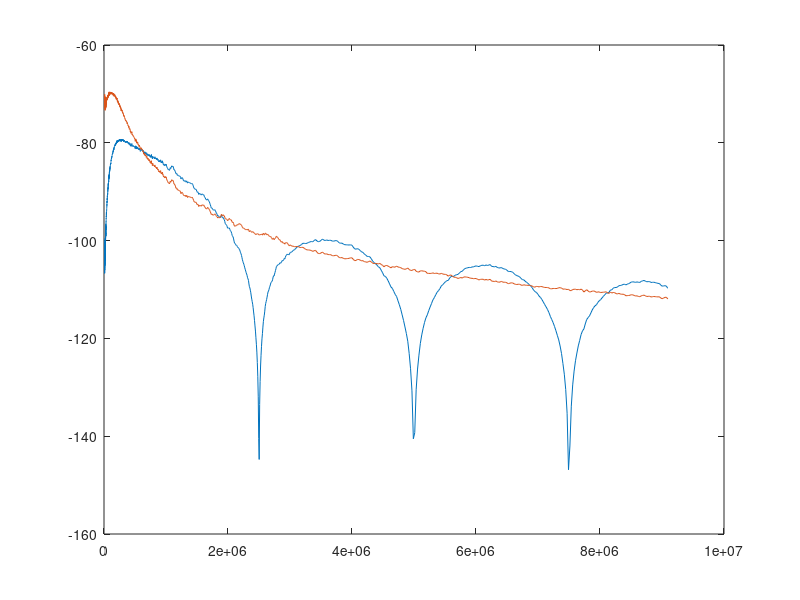

The MATLAB script that drew this image: (Note: this script raises an error after producing the figure.)
% Written By : Ashikur Rahman
% FMCW Range Doppler Processing
clear
close all
BW = 0.2e9; % Sweep Bandwidth
T = 35.6E-6; % Pulse repeatition period
fc = 79E9; % Center frequency


c = 3E8; % Speed of light
n = 512; % Number of chirp
NFFT_r = 1024; % range FFT size
M = 1024; % Number of samples for each chirp in data acquisition
Tx = 3; % Transmitter channels
Rx = 4; % Number of recieve channels
al = BW/T; % Slope of ramp
R = 60; % Test range
Fs = 20E6;
ts = 0: 1/Fs: T;% Time vector of range sampling
fnt = 12; % font size for plots
v = 10; % Velocity 
v2=5;
xm = 10;
NFFT_d = 256;
K = 256;
% phase_noise_freq = [ 1e3, 10e3, 100e3:100e3:900e3, 1e6:1e6:, 9.99e6 ]; % Offset From Carrier
% phase_noise_power = [ -84, -100, -96, -109, -122 ]; % Phase Noise power
load phaseNoiseMeas.mat;
phase_noise_freq = phaseNoiseMeas(1:1700,1); 
% phase_noise_power = 0*phaseNoiseMeas(1:1700,2)-200;
phase_noise_power = phaseNoiseMeas(1:1700,2);


% theory
% delta_Phi = 10*log10(2 * (sin(pi*phase_noise_freq*2*R/c)).^2 .* Fs/NFFT_r) + phase_noise_power;
delta_Phi = 10*log10(2 * (sin(pi*phase_noise_freq*2*R/c)).^2) + phase_noise_power;
% delta_Phi = delta_Phi - 10*log10(sum(rangeWin)/M1);
r=.5
figure;
plot(phase_noise_freq,[delta_Phi phase_noise_power])
for n=1:K

    fc = 79E9;
%       fc=fc+randi([1,K])*1e6;
fc=fc+n*4e6;

x1(:,n)=exp(1i*(2*pi*(2*al*R*ts/c+2*fc*v*n*T/c)+4*pi*fc*R/c)); % 2D chirp vector time domain

%      x1(:,n)=exp(1i*(2*pi*(2*al*R*ts/c+2*fc*v*ts/c)+4*pi*fc*R/c)); % 2D chirp vector time domain
    
%      x2(:,n)=exp(1i*(2*pi*(2*al*(R+r)*ts/c+2*fc*v*ts/c)+4*pi*fc*(R+r)/c));
    
      x2(:,n)=exp(1i*(2*pi*(2*al*(R+r)*ts/c+2*fc*v2*n*T/c)+4*pi*fc*(R+r)/c));
     
     x1(:,n)= x1(:,n)+x2(:,n);
     Sout = add_phase_noise( x1(:,n), Fs, phase_noise_freq, phase_noise_power,0 );
%     Sout = add_phase_noise( x1(:,n), Fs, phase_noise_freq, delta_Phi,0 );
   
%     n_shift = round( 2*(R+v*ts)/c * Fs );
%     n_shift = round( 2*R/c * 20e6 );
%     Sout_down = Sout(n_shift+1:end) .* conj(Sout(1:end-n_shift));
%     x(:,n) = x1(n_shift+1:end,n) .* Sout_down;
%     
    clear x;
    x(:,n)=Sout;
%     x(:,n)=x1(:,n);
    rangeWin = chebwin( size(x,1), 100 );
    y(:,n)= fft( x(:,n).*rangeWin, NFFT_r ); % FFT of each chirp, range FFT
end

%%doppler FFT first
yd=zeros(size(y));
M1 = size(y,1);
dopWin = chebwin( NFFT_d, 100 );
for md = 1 : M1
%   x(md,:)=5/2*cos(2*pi*(2*al*R*ts/c+2*fc*v*n*T/c)+4*pi*fc*R/c)+xm;
    yd(md,:) = fft(y(md,:).*dopWin.',NFFT_d); % Doppler FFT
end

% theory
delta_Phi = 10*log10(2 * (sin(pi*phase_noise_freq*2*R/c)).^2 .* Fs/NFFT_r) + phase_noise_power;
delta_Phi = delta_Phi - 10*log10(sum(rangeWin)/M1);

% Plot
figure;
plot(phase_noise_freq, delta_Phi);
xlabel('Offset Frequency (Hz)');
ylabel('dBc');
ylim([-100, 0]);

figure; 
surf(db(yd)); 
shading flat;

figure; 
colormap jet;
    imagesc(db(yd'));
%     caxis([caxis_lower_limit caxis_upper_limit]);




figure;
hold on;
plot( db(max(abs(yd),[],2 )) );
plot( db( mean( abs(y), 2 ) ) );
xlabel('range bin index');
ylabel('magnitude(dB)');
legend('MPRB','Averaged range FFT');

figure;
plot( db(yd(230,:)) );
xlabel('Doppler bin index');
ylabel('magnitude(dB)');
title('Doppler cut');


figure;
plot(phase_noise_freq,[delta_Phi phase_noise_power])

% ///////////////////////////////////////////
% 
% figure
% surf(abs(x1))
% set(gca,'FontSize',fnt)
% 
% figure
% surf(abs(y)) % plot range FFT
% xlabel('Chirps')
% ylabel('Range FFT samples')
% zlabel('Amplitude')
% title('Range FFT stage')
% set(gca,'FontSize',fnt)
